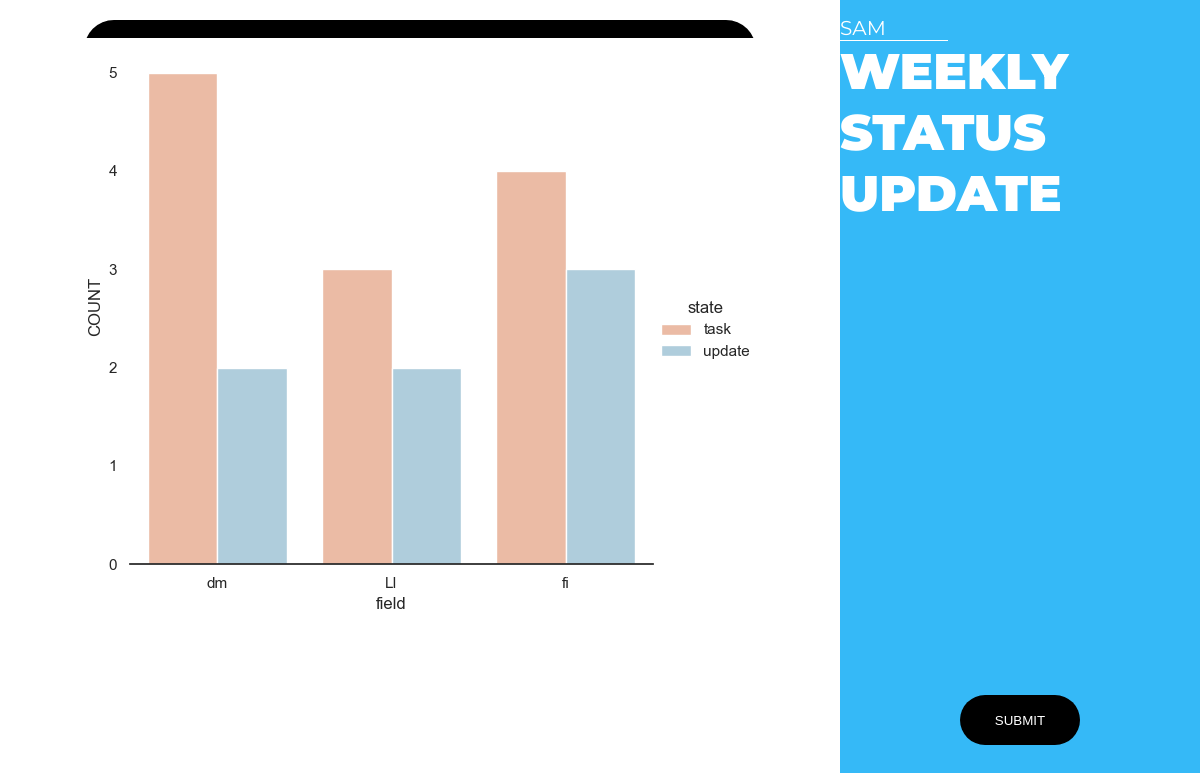
The app's page /status/user/ (signed in), older data.
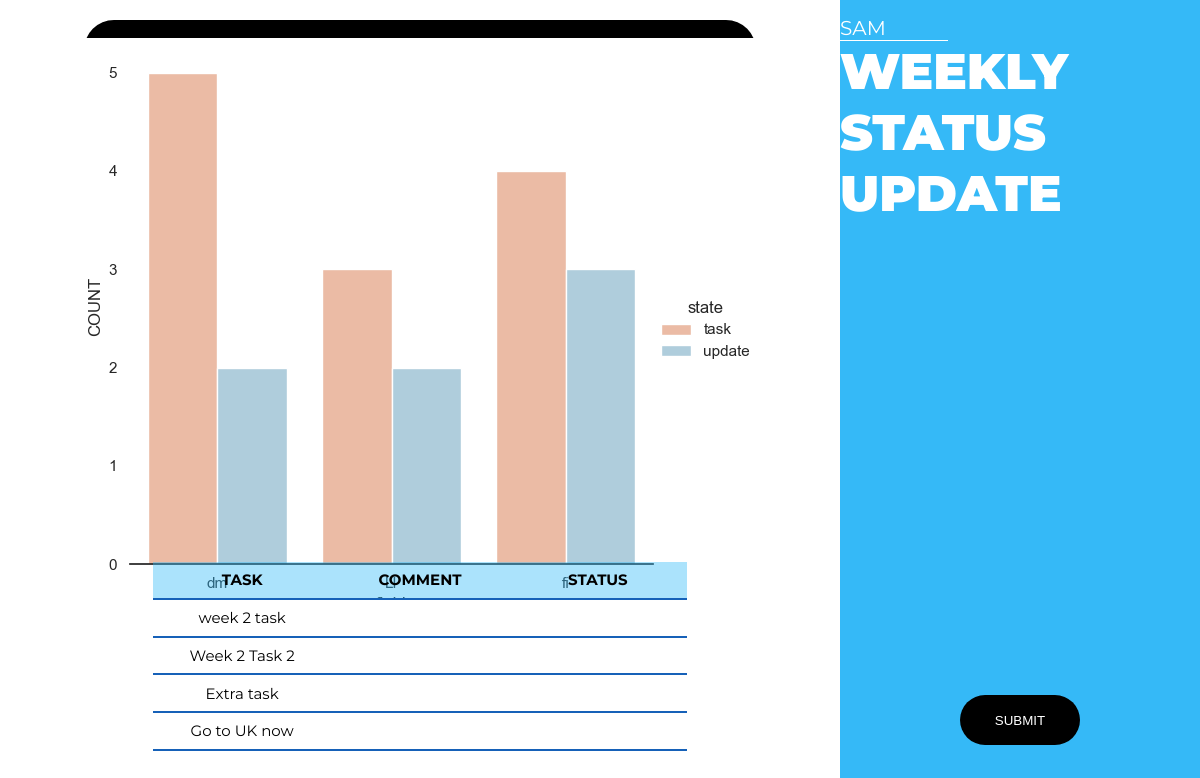
The same page, newer data.
### Status_Update/models.py (models this page shows, shortened)
class Manage(models.Model):
    date = models.DateTimeField()
    name = models.ForeignKey(
        User, related_name='task', on_delete=models.CASCADE)
    engineer = models.CharField(max_length=256, blank=True)
    year = models.IntegerField(blank=True)
    week = models.IntegerField(null=True)
    task = models.CharField(max_length=600, blank=True)
    comments = models.CharField(max_length=700, blank=True)
    status = models.CharField(max_length=256, blank=True)
    team = models.CharField(max_length=256, blank=True)
    class Meta:
        db_table = 'weekly_update'

### Status_Update/views.py (the view)
# urls.py: path('user/', views.engineer_home, name='user'),
@login_required
def engineer_home(request):
    if request.method == 'POST':
        print(request.user.groups)
        weekly_task = Manage.objects.filter(
            year=now.year,
            week=now.isocalendar()[1], name_id=request.user.id)
        comment_list = request.POST.getlist('comments')
        print(comment_list)
        status_list = request.POST.getlist('status')
        print(status_list)
        for iteration, each_task in enumerate(weekly_task):
            print(iteration, each_task.id)
            obj = Manage.objects.get(id=each_task.id)
            obj.comments = comment_list[iteration]
            obj.status = status_list[iteration]
            obj.save()
        return HttpResponseRedirect(reverse('status:user'))
    else:
        weekly_task = Manage.objects.filter(
            year=now.year,
            week=now.isocalendar()[1], name_id=request.user.id)
        print(request.user.username)
        entry = []
        for each_task in weekly_task:
            print(each_task.comments)
            form = EngineerForm()
            form.fields['comments'].widget.attrs['value'] = each_task.comments
            form.fields['status'].widget.attrs['value'] = each_task.status
            entry.append((each_task.task, form))
        cont = {'entry': entry}
        return render(request, 'Status_Update/engineer.html', context=cont)

### templates/Status_Update/engineer.html (shortened to what this page needs)
{% extends 'Status_Update/base.html' %} {% block bodyblock %} {% load static %}
<form action="" method="POST">
  <div class="page">
    <div class="left">
      <div class="left__nav">
        <ul>
          <a
            style="text-decoration: none; color: white;"
            class="left__nav--btn typo__navbar"
            href="{% url 'status:user' %}"
            >HOME</a
          >
          {% if user.is_authenticated %}
          <a
            style="text-decoration: none; color: white;"
            href="{% url 'logout'%}"
            class="left__nav--btn typo__navbar"
            >LOGOUT</a
          >
          {%endif%}
          <li class="left__nav--btn typo__navbar">SHCEDULE</li>
          <li class="left__nav--btn typo__navbar">CALC</li>
        </ul>
      </div>
      <div class="left__chart">
        <img src="{% static 'SASS/output.png'%}" alt="#" />
      </div>
      <div class="left__table--user u-invisible u-raise">
        {% if entry %} {% csrf_token %}
        <table>
          <tbody>
            <tr>
              <div class="tabel__heading">
                <th>TASK</th>
                <th>COMMENT</th>
                <th>STATUS</th>
              </div>
            </tr>
            {% for task,form in entry %}
            <tr>
              <div class="tabel__entry">
                <td>{{task}}</td>
                <td>{{form.comments}}</td>
                <td>{{form.status}}</td>
              </div>
            </tr>
            {% endfor %}
          </tbody>
        </table>
        {% endif %}
      </div>
    </div>
    <div class="right">
      <div class="right__txt">
        <div class="right__txt--name typo__name">{{user.username}}</div>
        <div class="right__txt--title typo__title u-raise">
          weekly status update
        </div>
      </div>
      <div class="right__submit">
        <input
          style="text-transform: uppercase; border: none;"
          class="right__submit--btn"
          type="submit"
        />
      </div>
    </div>
  </div>
</form>
{% endblock bodyblock %}

Row changes from the older to the newer data that the page shows:
added Manage: entry "week 2 task"
added Manage: entry "Week 2 Task 2"
added Manage: entry "Extra task"
added Manage: entry "Go to UK now"
Text that changed along with them:
text now shown: "TASK COMMENT STATUS"
